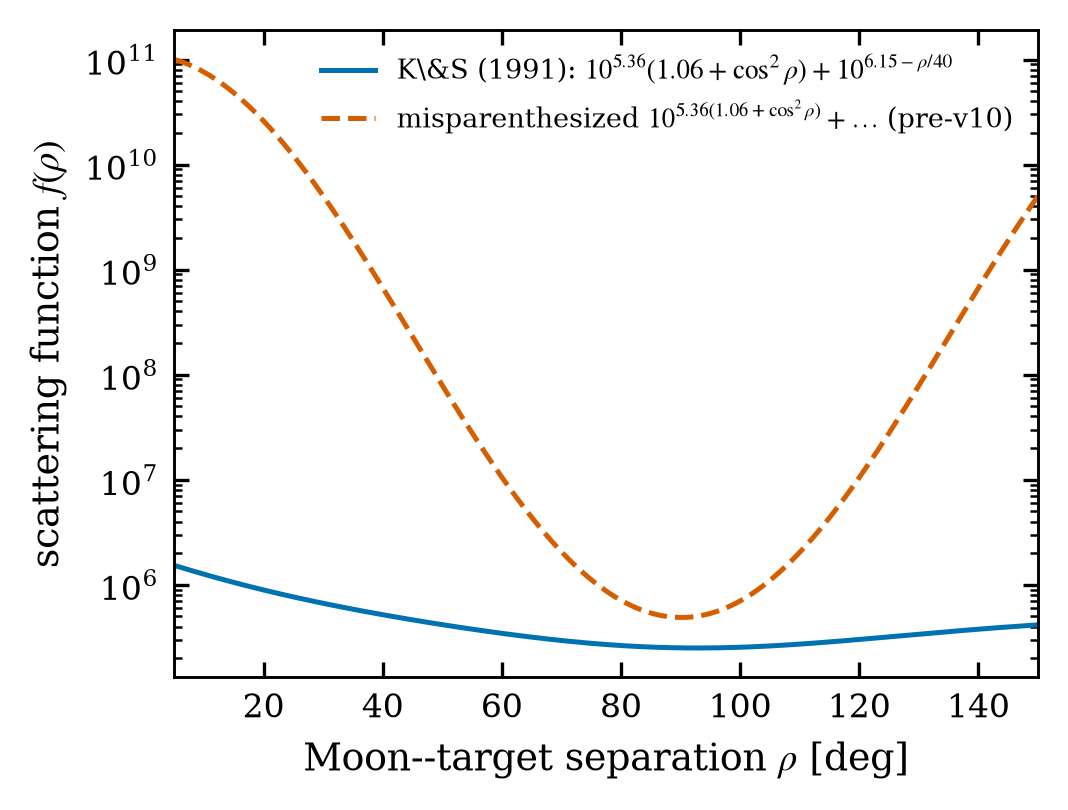

The script that drew this image:
#!/usr/bin/env python3
"""Krisciunas & Schaefer (1991) scattering function and the historical bug."""

import numpy as np
import matplotlib.pyplot as plt

from figstyle import COLORS, SINGLE, save
from sky_brightness import moonlight_scattering_function


def main():
    rho = np.linspace(5.0, 150.0, 500)
    correct = moonlight_scattering_function(rho)
    buggy = 10.0 ** (5.36 * (1.06 + np.cos(np.radians(rho)) ** 2)) + 10.0 ** (6.15 - rho / 40.0)

    fig, ax = plt.subplots(figsize=SINGLE)
    ax.semilogy(rho, correct, color=COLORS["blue"],
                label=r"K\&S (1991): $10^{5.36}(1.06+\cos^2\rho)+10^{6.15-\rho/40}$")
    ax.semilogy(rho, buggy, color=COLORS["red"], linestyle="--",
                label=r"misparenthesized $10^{5.36(1.06+\cos^2\rho)}+\ldots$ (pre-v10)")
    ax.set_xlabel(r"Moon--target separation $\rho$ [deg]")
    ax.set_ylabel(r"scattering function $f(\rho)$")
    ax.set_xlim(5, 150)
    ax.legend(loc="upper right", fontsize=6.5)
    save(fig, "fig_01_moon_scattering")


if __name__ == "__main__":
    main()
